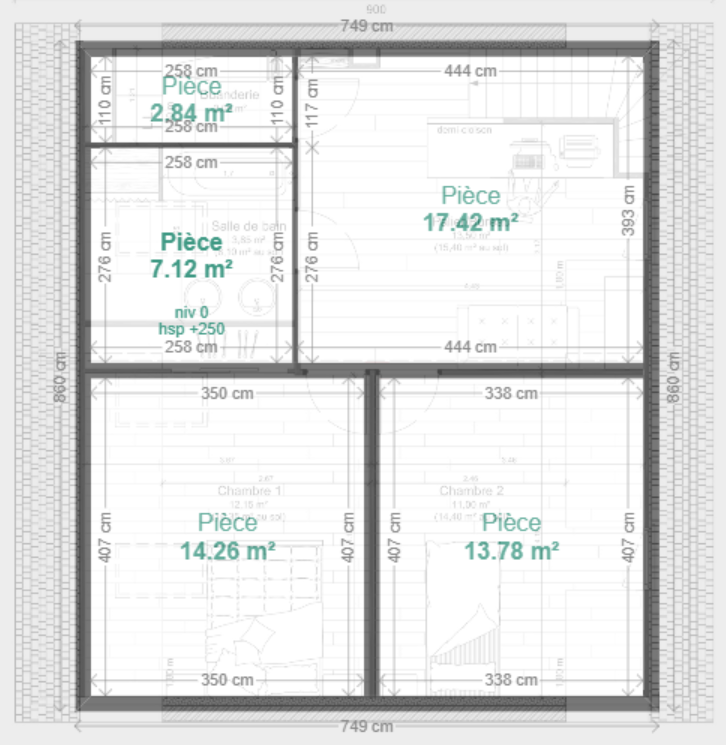
#> input picture Plan6.PNG, 726 x 745 px, found by its file name
$ python ImageToCp_ALLCONTOURS.PY
#> lines starting #> are read from the running program, lines starting #| are printed output that depends on the picture; after the words box and inside, x2 and y2 are one past the last pixel; in counts of white or black regions, pixels touching at a corner belong together
#> in main, image is the input picture: shape (745, 726, 3); mean B, G, R 227.5, 227.7, 227
import cv2
import numpy as np
import json
from skimage.morphology import skeletonize

def extract_skeleton(image):
    """
    Extracts a single-line skeleton of thick walls.
    """
    gray = cv2.cvtColor(image, cv2.COLOR_BGR2GRAY)
    _, binary = cv2.threshold(gray, 127, 255, cv2.THRESH_BINARY_INV)
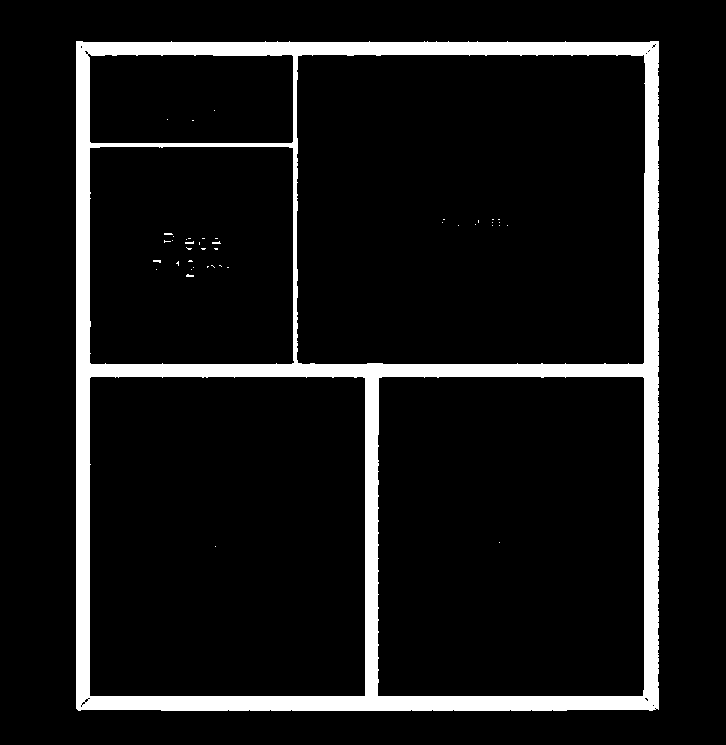
#> binary: shape (745, 726); 9% white; 43 white regions (42 under 20 px), largest, box (x1, y1, x2, y2) and area: (76, 41, 659, 711) 48245

    # Skeletonize to reduce thick walls to one-pixel width
    skeleton = skeletonize(binary // 255)
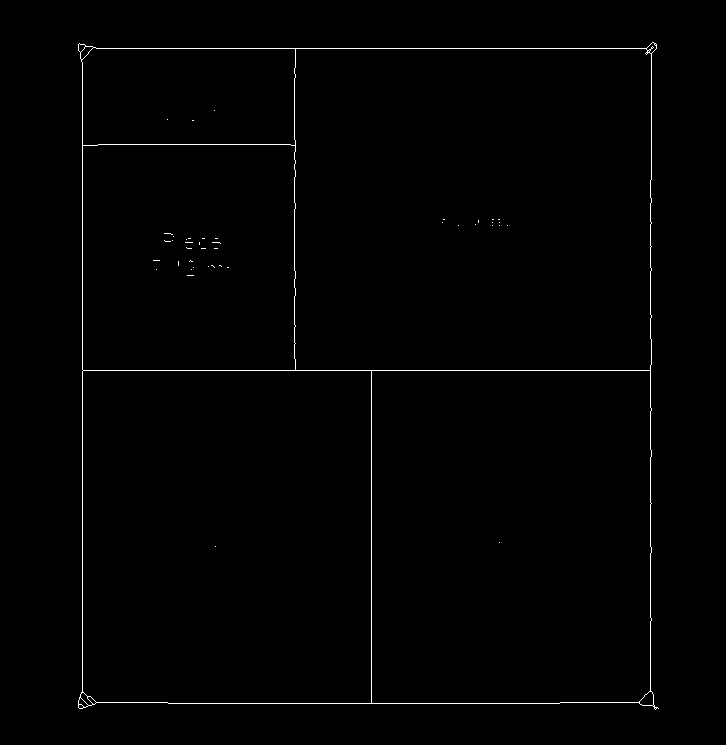
#> skeleton: shape (745, 726) bool; 0.76% white in thin lines or dots, all inside (x1, y1, x2, y2) = (78, 42, 659, 710)
    skeleton = (skeleton * 255).astype(np.uint8)

    return skeleton

def get_all_contours(image):
    """
    Extracts ALL significant contours (outer & inner walls).
    """
    skeleton = extract_skeleton(image)

    # Find all contours (including inner walls)
    contours, _ = cv2.findContours(skeleton, cv2.RETR_TREE, cv2.CHAIN_APPROX_SIMPLE)
#> contours = 63 contours, 50 with area under 20; largest, box (x1, y1, x2, y2) and area: (78, 42, 659, 710) 372355, (294, 48, 652, 371) 114696, (82, 370, 372, 704) 96072, (371, 370, 652, 704) 92762, (82, 144, 296, 371) 47945

    if not contours:
        print("No contours found.")
        return []

    return contours  # Return all detected contours

def resample_contour(contour, pixel_spacing=5):
    """
    Resamples points along the contour to have uniform spacing.
    """
    points = contour.reshape(-1, 2)
    dists = [0.0]

    for i in range(1, len(points)):
        d = np.linalg.norm(points[i] - points[i - 1])
        dists.append(dists[-1] + d)

    total_length = dists[-1]
    num_points = int(total_length // pixel_spacing)
    if num_points < 5:
        return points

    new_points = []
    sample_dists = np.linspace(0, total_length, num_points, endpoint=False)
    j = 0
    for d in sample_dists:
        while j < len(dists) - 1 and d > dists[j+1]:
            j += 1
        t = (d - dists[j]) / (dists[j+1] - dists[j]) if (dists[j+1] - dists[j]) != 0 else 0
        pt = (1 - t) * points[j] + t * points[j+1]
        new_points.append(pt)

    return np.array(new_points)

def apply_affine_transform(points, matrix):
    """
    Applies an affine transformation to convert local coordinates to geographic coordinates.
    """
    ones = np.ones((points.shape[0], 1), dtype=np.float32)
    points_aug = np.hstack([points, ones])
    transformed = np.dot(points_aug, matrix.T)
    return transformed

def convert_to_geojson_geo(points_geo):
    """
    Converts geographic coordinates into a GeoJSON FeatureCollection.
    """
    features = [{"type": "Feature",
                 "geometry": {"type": "Point",
                              "coordinates": [float(pt[0]), float(pt[1])]},
                 "properties": {}} for pt in points_geo]
    return {"type": "FeatureCollection", "features": features}

def main(image_path):
    image = cv2.imread(image_path)
    if image is None:
        print("Error loading image.")
        return

    # Step 1: Extract all contours (inner + outer walls)
    building_contours = get_all_contours(image)
#> building_contours has the same summary as contours in get_all_contours
    if not building_contours:
        print("No valid contours found.")
        return

    print(f"Extracted {len(building_contours)} contours.")
#| Extracted 63 contours.

    # Step 2: Resample each contour with uniform spacing
    all_sampled_points = []
    pixel_spacing = 5  # Reduce spacing for denser point cloud

    for contour in building_contours:
        sampled_points = resample_contour(contour, pixel_spacing)
        all_sampled_points.extend(sampled_points)
#> this loop made 63 passes
#> (total_length in resample_contour, num_points in resample_contour, sampled_points) on passes 2, 3, 10, 12, 14, 15, 16, 17, 18, 19, 20: (4.24, 0, [[654, 708], [655, 707], [656, 708], [655, 709]]), (4.24, 0, [[652, 705], [653, 704], [654, 705], [653, 706]]), (0, 0, [[499, 542]]), (0, 0, [[215, 546]]), (6, 1, [[187, 275], [193, 275]]), (0, 0, [[191, 269]]), (0, 0, [[156, 269]]), (1, 0, [[227, 267], [228, 267]]), (0, 0, [[193, 267]]), (0, 0, [[208, 266]]), (3.83, 0, [[219, 265], [220, 265], [221, 266], [220, 265]])
#> (total_length in resample_contour, num_points in resample_contour) on passes 1, 4, 6, 9, 11, 13: (2518.5, 503), (13.07, 2), (24.21, 4), (888.4, 177), (915.2, 183), (867.1, 173)
#> after the loop, all_sampled_points = 1598 pairs, first value 78 to 656.6, second value 42 to 709

    all_sampled_points = np.array(all_sampled_points)

    print(f"Total sampled points: {len(all_sampled_points)}")
#| Total sampled points: 1598

    if len(all_sampled_points) < 10:  # Safety check
        print("Warning: Very few points detected, try adjusting parameters.")
        return

    # Step 3: Apply georeferencing transformation
    # Example: Define control points (modify with real coordinates)
    gcp_local_pixels = np.float32([[100, 200], [500, 200], [100, 600]])
    gcp_geo = np.float32([[2.2945, 48.8584], [2.2955, 48.8584], [2.2945, 48.8574]])

    # Compute affine transformation matrix
    affine_matrix = cv2.getAffineTransform(gcp_local_pixels, gcp_geo)
    geo_transformed_points = apply_affine_transform(all_sampled_points.astype(np.float32), affine_matrix)
#> in apply_affine_transform, `points_aug = np.hstack([points, ones])`: points_aug = 1598 rows, first 8: [652, 42, 1], [648.5, 45.54, 1], [644.5, 48, 1], [639.5, 48, 1], [634.5, 48, 1], [629.5, 48, 1], [624.4, 48, 1], [619.4, 48, 1]
#> in apply_affine_transform, `transformed = np.dot(points_aug, matrix.T)`: transformed = 1598 pairs, first value 2.29 to 2.3, second value 48.86 to 48.86
#> geo_transformed_points has the same summary as transformed in apply_affine_transform

    # Step 4: Convert to GeoJSON and save
    geojson = convert_to_geojson_geo(geo_transformed_points)
#> in convert_to_geojson_geo, `features = [{"type": "Feature", "geometry": {"type": "Point", "coordin..`: features = 1598 items
#> geojson = 2 items
    output_filename = "Allcontours_Plan6.geojson"
    with open(output_filename, "w") as f:
        json.dump(geojson, f, indent=2)

    print(f"GeoJSON file saved as '{output_filename}' with {len(geo_transformed_points)} points.")
#| GeoJSON file saved as 'Allcontours_Plan6.geojson' with 1598 points.

# Run the script with the uploaded image
image_path = "Plan6.png"
main(image_path)

$ run again, with Plan2.png copied over Plan6.PNG
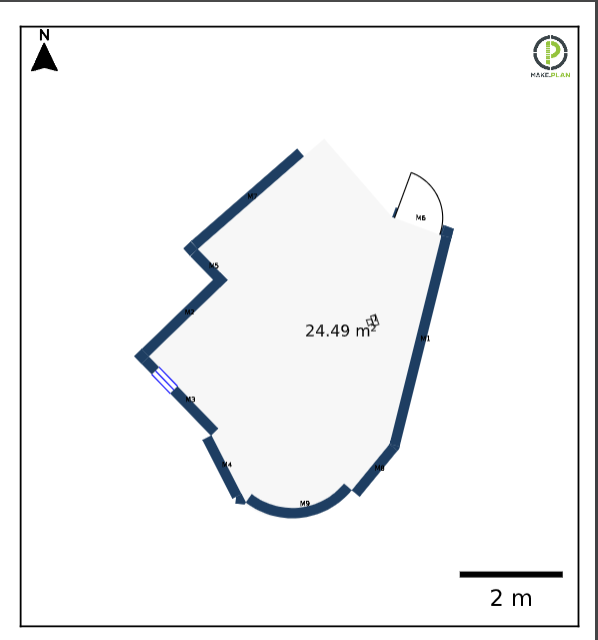
#> input picture Plan2.png, 598 x 640 px, found by its file name
#> in main, image is the input picture: shape (640, 598, 3); mean B, G, R 244.3, 243.5, 242.7
#> in extract_skeleton, `_, binary = cv2.threshold(gray, 127, 255, cv2.THRESH_BINARY_INV)`:
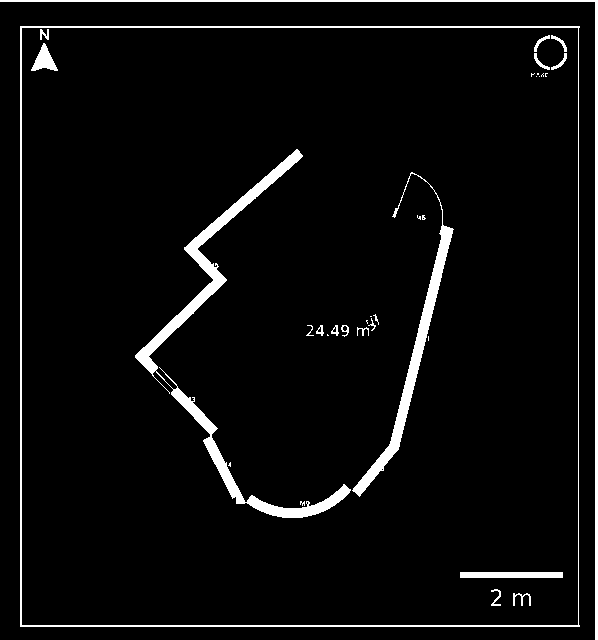
#> binary: shape (640, 598); 4.6% white; 34 white regions (14 under 20 px), largest, box (x1, y1, x2, y2) and area: (135, 149, 351, 518) 5744, (20, 26, 580, 627) 4031, (0, 0, 598, 640) 3110
#> in extract_skeleton, `skeleton = skeletonize(binary // 255)`:
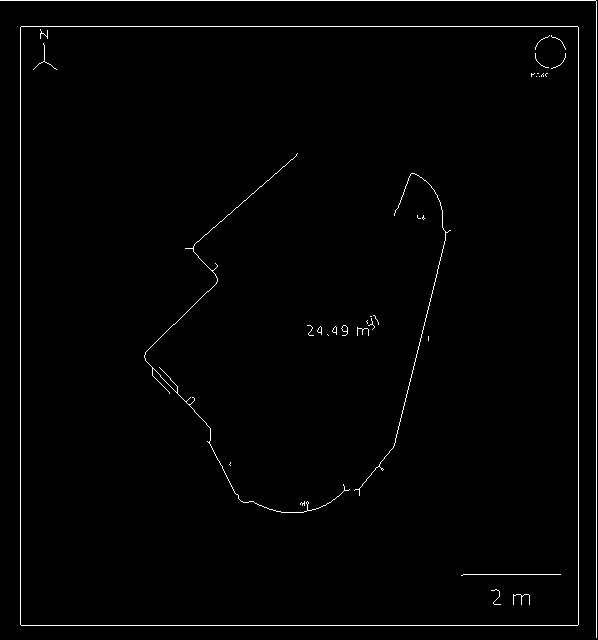
#> skeleton: shape (640, 598) bool; 1.3% white in thin lines or dots
#> contours = 41 contours, 37 with area under 20; largest, box (x1, y1, x2, y2) and area: (20, 26, 579, 626) 334240, (20, 26, 579, 626) 334240, (341, 325, 348, 336) 28, (341, 325, 348, 332) 28
#> building_contours has the same summary as contours in get_all_contours
#| Extracted 41 contours.
#> the loop in main, `for contour in building_contours:` made 41 passes
#> (total_length in resample_contour, num_points in resample_contour) on passes 1, 2, 3, 4, 5, 6, 7, 10: (1755.7, 351), (1714.7, 342), (88.38, 17), (61.28, 12), (101.8, 20), (17.9, 3), (6.66, 1), (59.31, 11)
#> after the loop in main, `for contour in building_contours:`: all_sampled_points = 1819 pairs, first value 0 to 596, second value 0 to 636.2
#| Total sampled points: 1819
#> points_aug = 1819 rows, first 8: [21, 26, 1], [20, 30.59, 1], [20, 35.59, 1], [20, 40.59, 1], [20, 45.59, 1], [20, 50.6, 1], [20, 55.6, 1], [20, 60.6, 1]
#> transformed = 1819 pairs, first value 2.29 to 2.3, second value 48.86 to 48.86
#> geo_transformed_points has the same summary as transformed in apply_affine_transform
#> features = 1819 items
#> geojson = 2 items
#| GeoJSON file saved as 'Allcontours_Plan6.geojson' with 1819 points.

$ run again, with Plan22.png copied over Plan6.PNG
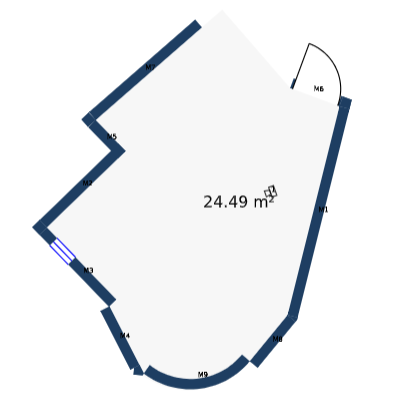
#> input picture Plan22.png, 420 x 400 px, found by its file name
#> in main, image is the input picture: shape (400, 420, 3); mean B, G, R 242.9, 240.9, 239.3
#> in extract_skeleton, `_, binary = cv2.threshold(gray, 127, 255, cv2.THRESH_BINARY_INV)`:
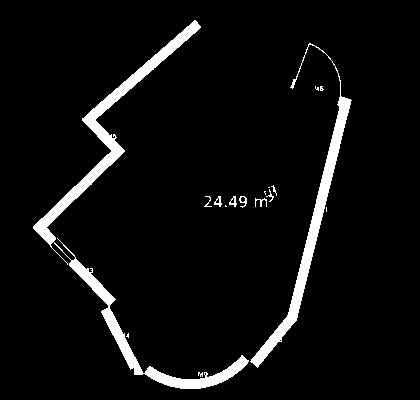
#> binary: shape (400, 420); 5.4% white; 17 white regions (8 under 20 px), largest, box (x1, y1, x2, y2) and area: (33, 20, 249, 389) 5744, (250, 43, 352, 368) 3053, (239, 196, 247, 208) 44
#> in extract_skeleton, `skeleton = skeletonize(binary // 255)`:
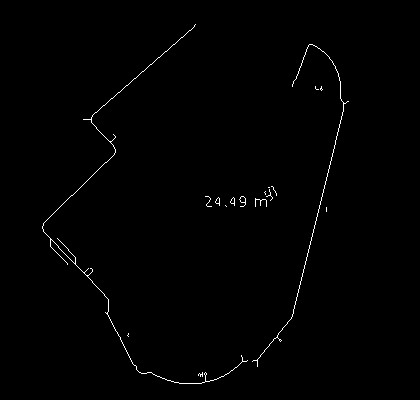
#> skeleton: shape (400, 420) bool; 0.68% white in thin lines or dots, all inside (x1, y1, x2, y2) = (42, 24, 349, 384)
#> contours = 23 contours, 21 with area under 20; largest, box (x1, y1, x2, y2) and area: (239, 196, 246, 207) 28, (239, 196, 246, 203) 28
#> building_contours has the same summary as contours in get_all_contours
#| Extracted 23 contours.
#> the loop in main, `for contour in building_contours:` made 23 passes
#> (total_length in resample_contour, num_points in resample_contour) on passes 1, 2, 5, 6, 7, 8, 9, 11: (17.9, 3), (6.66, 1), (59.31, 11), (19.07, 3), (13.66, 2), (19.07, 3), (13.66, 2), (18.9, 3)
#> after the loop in main, `for contour in building_contours:`: all_sampled_points = 617 pairs, first value 42 to 347.4, second value 24 to 383
#| Total sampled points: 617
#> points_aug = 617 rows, first 8: [202, 372, 1], [202, 373, 1], [201, 374, 1], [200, 374, 1], [199, 373, 1], [198, 374, 1], [198, 375, 1], [198, 374, 1]
#> transformed = 617 pairs, first value 2.29 to 2.3, second value 48.86 to 48.86
#> geo_transformed_points has the same summary as transformed in apply_affine_transform
#> features = 617 items
#> geojson = 2 items
#| GeoJSON file saved as 'Allcontours_Plan6.geojson' with 617 points.

$ run again, with Plan5.png copied over Plan6.PNG
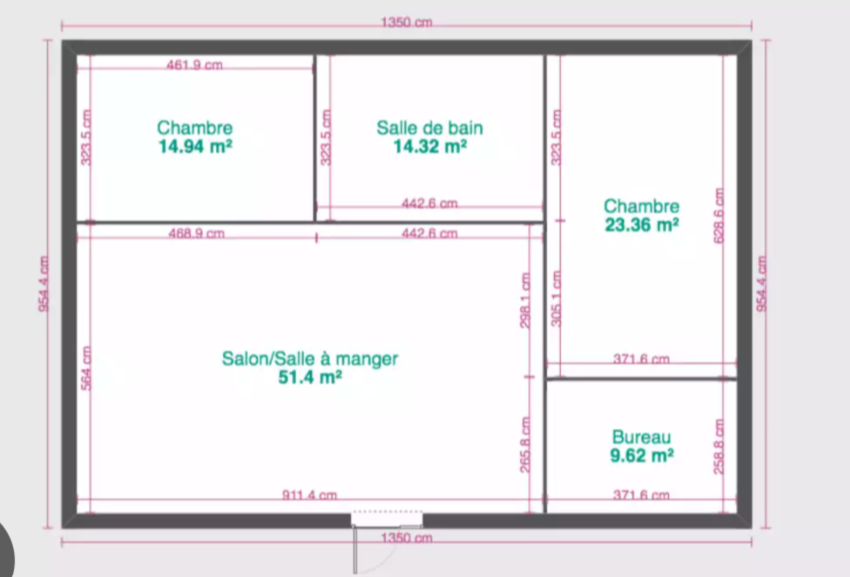
#> input picture Plan5.png, 850 x 577 px, found by its file name
#> in main, image is the input picture: shape (577, 850, 3); mean B, G, R 231.4, 228.9, 231
#> in extract_skeleton, `_, binary = cv2.threshold(gray, 127, 255, cv2.THRESH_BINARY_INV)`:
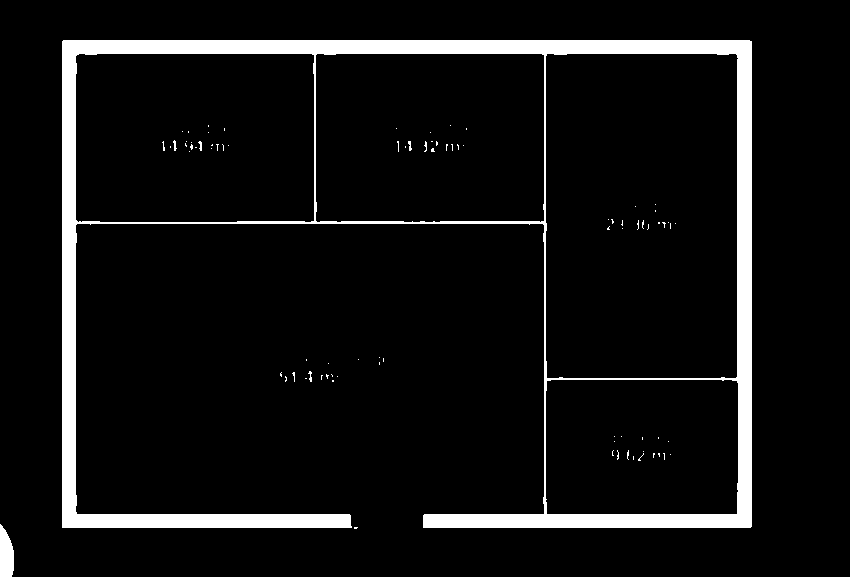
#> binary: shape (577, 850); 7.3% white; 86 white regions (80 under 20 px), largest, box (x1, y1, x2, y2) and area: (62, 40, 752, 528) 34616, (0, 524, 14, 577) 589, (173, 140, 177, 151) 24, (198, 141, 202, 151) 24, (408, 141, 412, 151) 24, (308, 371, 312, 382) 24
#> in extract_skeleton, `skeleton = skeletonize(binary // 255)`:
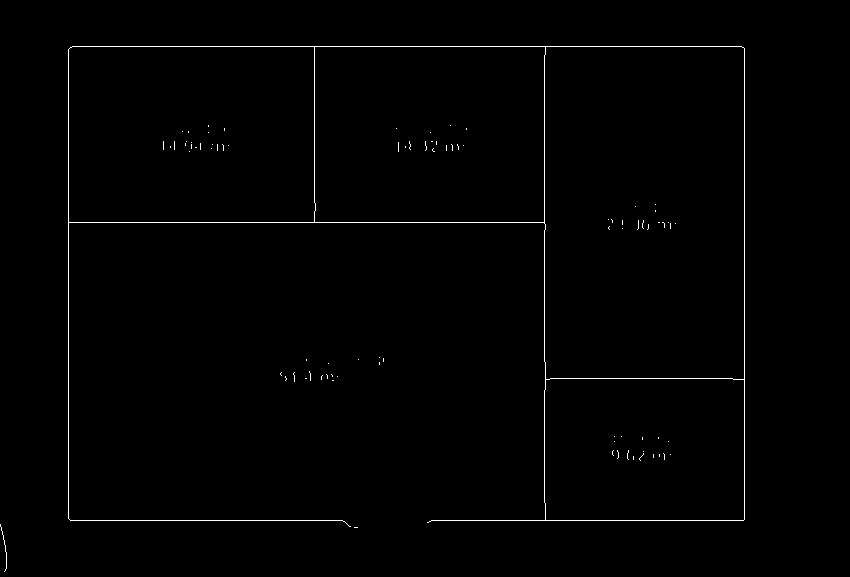
#> skeleton: shape (577, 850) bool; 0.8% white in thin lines or dots, all inside (x1, y1, x2, y2) = (0, 46, 745, 572)
#> contours = 90 contours, 85 with area under 20; largest, box (x1, y1, x2, y2) and area: (68, 46, 745, 527) 178517, (544, 46, 745, 380) 66380, (68, 46, 316, 223) 43297, (314, 46, 546, 223) 40478, (544, 378, 745, 521) 28353
#> building_contours has the same summary as contours in get_all_contours
#| Extracted 90 contours.
#> the loop in main, `for contour in building_contours:` made 90 passes
#> (total_length in resample_contour, num_points in resample_contour, sampled_points) on passes 1, 3, 4, 5, 7, 8, 9: (3, 0, [[354, 527], [357, 527]]), (1, 0, [[332, 380], [333, 380]]), (1, 0, [[305, 378], [306, 378]]), (0, 0, [[337, 376]]), (7.41, 1, [[322, 375], [321, 376], [321, 379], [321, 376]]), (3.41, 0, [[331, 374], [332, 375], [332, 376], [332, 375]]), (7.41, 1, [[326, 374], [327, 375], [327, 378], [327, 375]])
#> after the loop in main, `for contour in building_contours:`: all_sampled_points = 1509 pairs, first value 0 to 744, second value 46 to 569.8
#| Total sampled points: 1509
#> points_aug = 1509 rows, first 8: [354, 527, 1], [357, 527, 1], [0, 524, 1], [1, 528.8, 1], [2, 533.6, 1], [3, 538.3, 1], [4, 543.1, 1], [5, 547.9, 1]
#> transformed = 1509 pairs, first value 2.29 to 2.3, second value 48.86 to 48.86
#> geo_transformed_points has the same summary as transformed in apply_affine_transform
#> features = 1509 items
#> geojson = 2 items
#| GeoJSON file saved as 'Allcontours_Plan6.geojson' with 1509 points.
